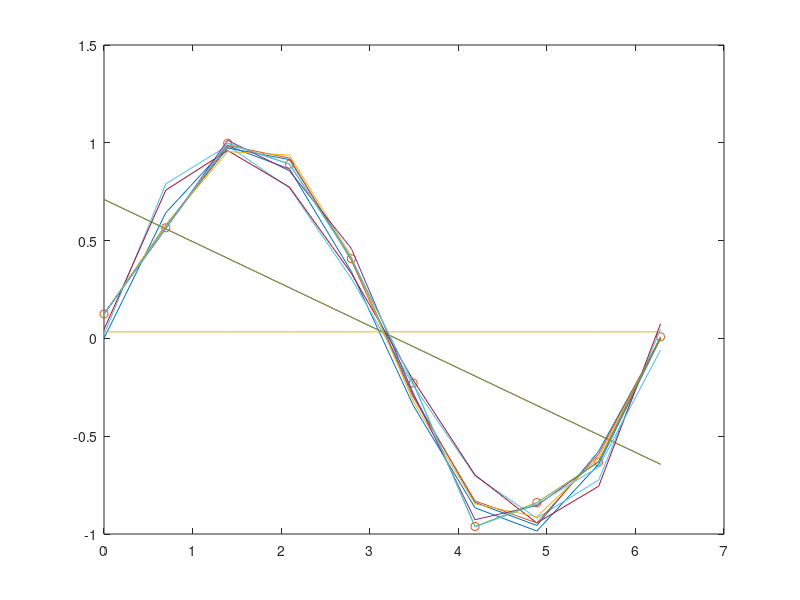
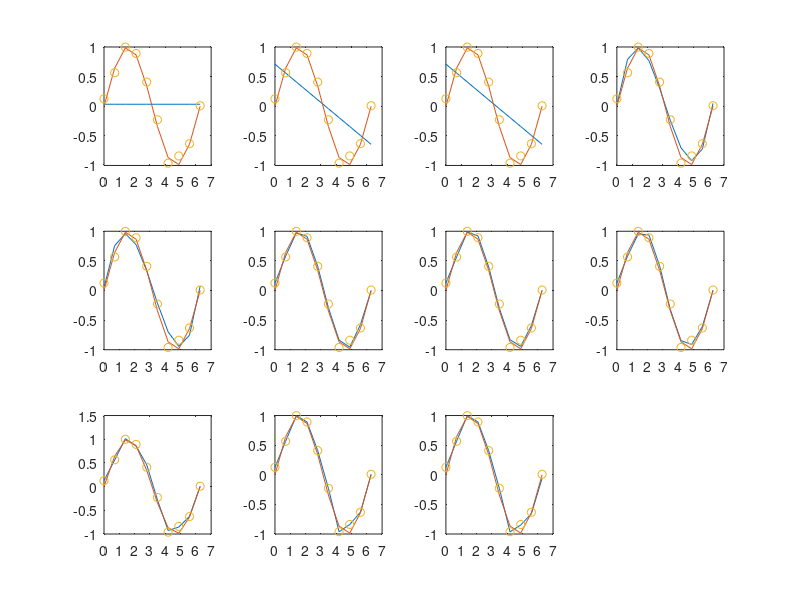
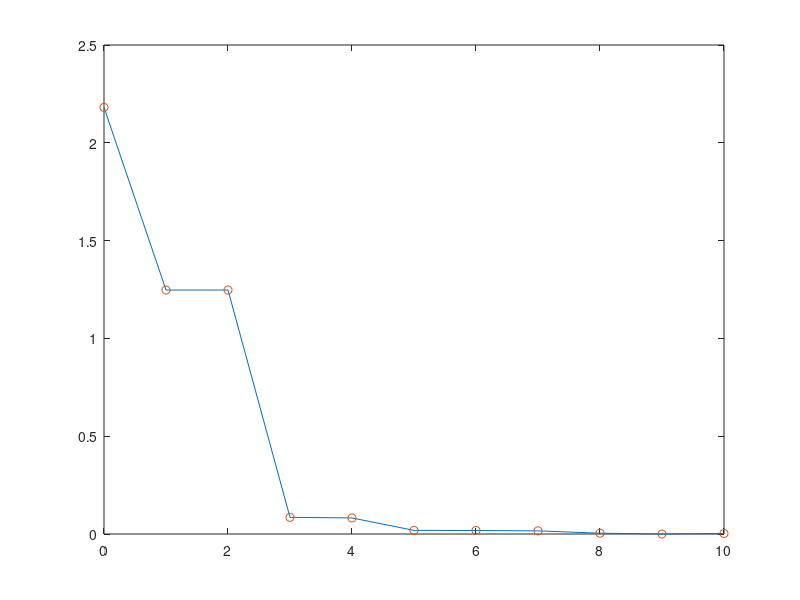
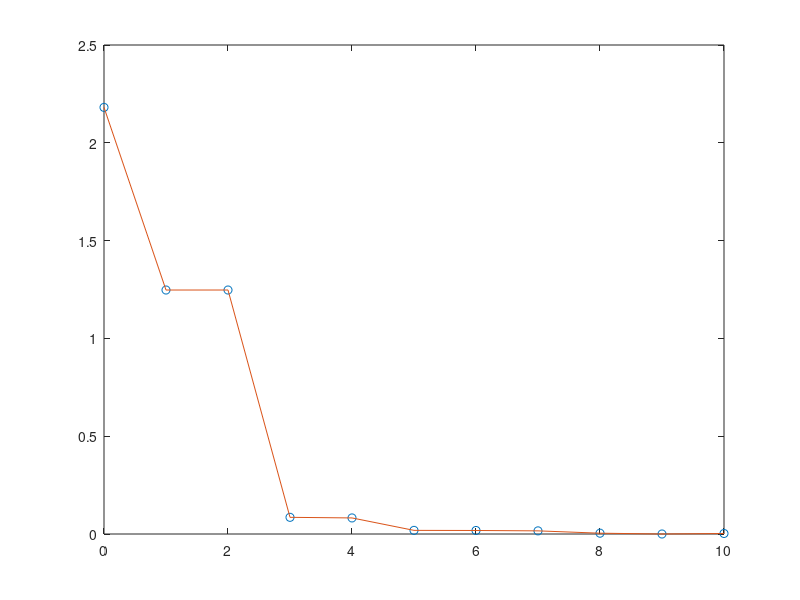

Reproduce these figures in MATLAB, in order.
format long
start=2*pi;
X=linspace(0,start,10);
X=X';
y=sin(X);
R=normrnd(0,0.1,10,1);
Y=y+R;
figure(1);
plot(X',y');
hold on;
plot(X',Y','o');
err=[];
err2=[];
lam=exp(-18);
for m = 0:10
    A=zeros(10,m+1);
    for i = 1:(m+1)
    A(:,i)=X.^(i-1);
    end
    W=inv(A'*A)*A'*Y;
    V=flipud(W);
    y2=polyval(V,X);
    figure(1);
    hold on;
    plot(X,y2);
    figure(2);
    subplot(3,4,m+1);
    plot(X,y2);
    hold on;
    plot(X',y');
    hold on;
    plot(X',Y','o');
    err(end+1)=0.5*sum((y2-Y).^2)
    err2(end+1)=err(end)+lam/2*(W'*W)
end
e1=0:1:10;
figure(3);
plot(e1,err);
hold on;
plot(e1,err,'o');
figure(4)
plot(e1,err2,'o');
hold on;
plot(e1,err2');
